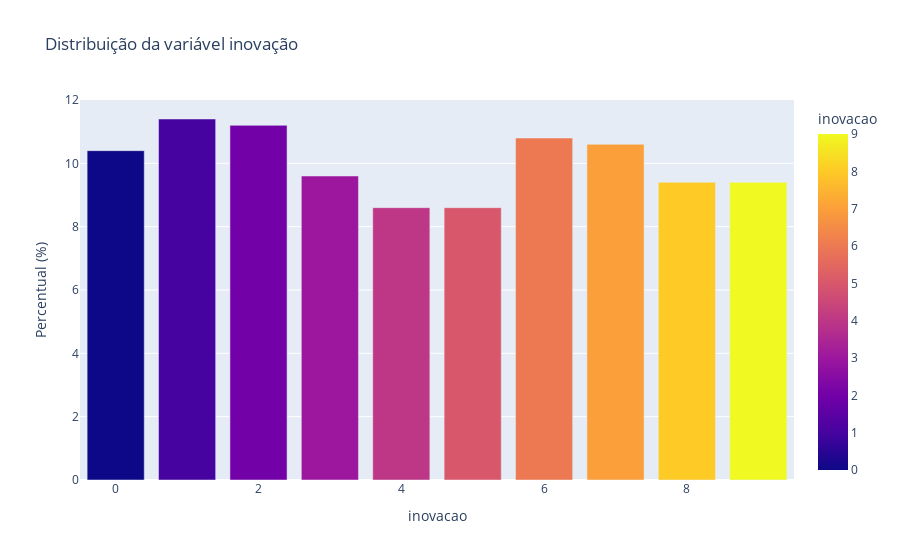

Notebook cell for this chart:
### Markdown cell above
# EDA

### Code cell
# Distribuicao da variável inovacao
percentual_inovacao = df_clientes['inovacao'].value_counts(normalize=True) * 100
px.bar(percentual_inovacao, title='Distribuição da variável inovação', labels={'value': 'Percentual (%)', 'index': 'Inovação'}, color=percentual_inovacao.index)

### Figure 1 — Plotly figure (JSON) as saved in the notebook; plotly's stock layout.template omitted (floating-point values rounded to 4 significant figures)
{"data": [{"alignmentgroup": "True", "hovertemplate": "inovacao=%{marker.color}<br>Percentual (%)=%{y}<extra></extra>", "legendgroup": "", "marker": {"color": [1, 2, 6, 7, 0, 3, 9, 8, 4, 5], "coloraxis": "coloraxis", "pattern": {"shape": ""}}, "name": "", "offsetgroup": "", "orientation": "v", "showlegend": false, "textposition": "auto", "type": "bar", "x": [1, 2, 6, 7, 0, 3, 9, 8, 4, 5], "xaxis": "x", "y": [11.4, 11.2, 10.8, 10.6, 10.4, 9.6, 9.4, 9.4, 8.6, 8.6], "yaxis": "y"}], "layout": {"barmode": "relative", "coloraxis": {"colorbar": {"title": {"text": "inovacao"}}, "colorscale": [[0, "#0d0887"], [0.1111, "#46039f"], [0.2222, "#7201a8"], [0.3333, "#9c179e"], [0.4444, "#bd3786"], [0.5556, "#d8576b"], [0.6667, "#ed7953"], [0.7778, "#fb9f3a"], [0.8889, "#fdca26"], [1, "#f0f921"]]}, "legend": {"tracegroupgap": 0}, "title": {"text": "Distribuição da variável inovação"}, "xaxis": {"anchor": "y", "domain": [0, 1], "title": {"text": "inovacao"}}, "yaxis": {"anchor": "x", "domain": [0, 1], "title": {"text": "Percentual (%)"}}}}
